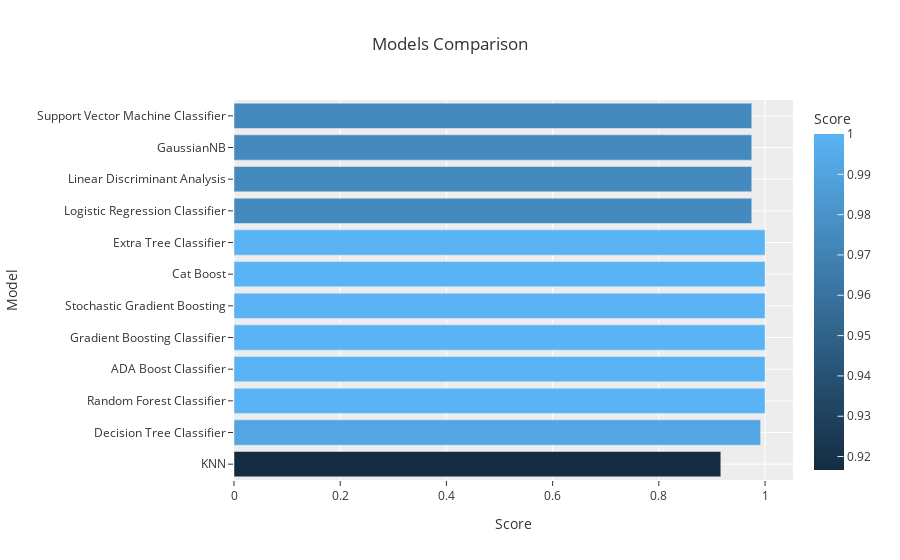

The notebook cell this image was saved under:
### Code cell
import plotly.express as px
px.bar(data_frame = models, x = 'Score', y = 'Model', color = 'Score', template = 'ggplot2', 
       title = 'Models Comparison')

### Figure 1 — Plotly figure (JSON) as saved in the notebook; plotly's stock layout.template omitted (floating-point values rounded to 4 significant figures)
{"data": [{"alignmentgroup": "True", "hovertemplate": "Score=%{marker.color}<br>Model=%{y}<extra></extra>", "legendgroup": "", "marker": {"color": [0.9167, 0.9917, 1, 1, 1, 1, 1, 1, 0.975, 0.975, 0.975, 0.975], "coloraxis": "coloraxis", "pattern": {"shape": ""}}, "name": "", "offsetgroup": "", "orientation": "h", "showlegend": false, "textposition": "auto", "type": "bar", "x": [0.9167, 0.9917, 1, 1, 1, 1, 1, 1, 0.975, 0.975, 0.975, 0.975], "xaxis": "x", "y": ["KNN", "Decision Tree Classifier", "Random Forest Classifier", "ADA Boost Classifier", "Gradient Boosting Classifier", "Stochastic Gradient Boosting", "Cat Boost", "Extra Tree Classifier", "Logistic Regression Classifier", "Linear Discriminant Analysis", "GaussianNB", "Support Vector Machine Classifier"], "yaxis": "y"}], "layout": {"barmode": "relative", "coloraxis": {"colorbar": {"title": {"text": "Score"}}, "colorscale": [[0, "rgb(20,44,66)"], [1, "rgb(90,179,244)"]]}, "legend": {"tracegroupgap": 0}, "title": {"text": "Models Comparison"}, "xaxis": {"anchor": "y", "domain": [0, 1], "title": {"text": "Score"}}, "yaxis": {"anchor": "x", "domain": [0, 1], "title": {"text": "Model"}}}}
